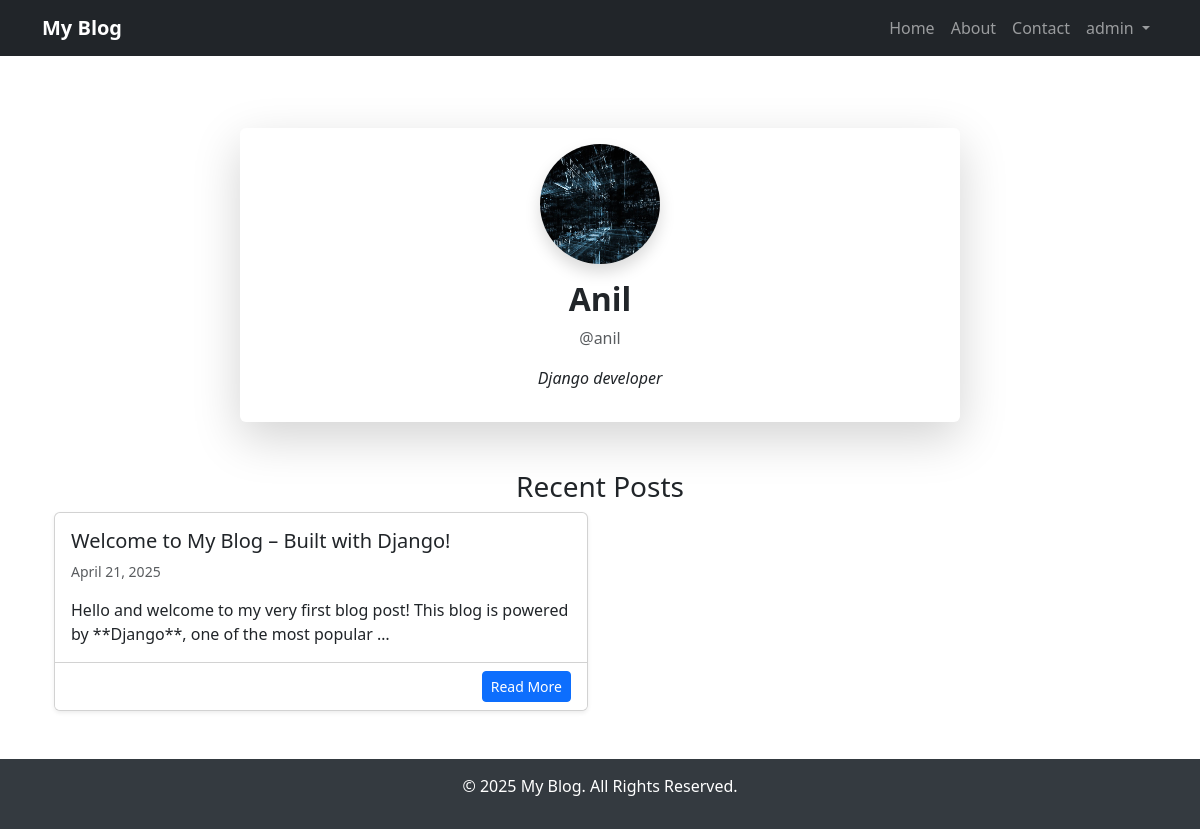
The app's page /profile/anil/ (signed in) with its own data.
### blog/models.py (models this page shows, shortened)
class Profile(models.Model):
    user = models.OneToOneField(User, on_delete=models.CASCADE,related_name="profile")  # One user = One profile
    bio = models.TextField(blank=True)
    profile_picture = models.ImageField(upload_to='profile_pics/', blank=True, null=True)

class Post(models.Model):
    author = models.ForeignKey(User, on_delete=models.CASCADE, related_name="posts")
    title = models.CharField(max_length=200)
    content = models.TextField()
    created_at = models.DateTimeField(auto_now_add=True)
    updated_at = models.DateTimeField(auto_now=True)
    tags = models.CharField(max_length=255, blank=True)  # Store tags as a comma-separated string

### blog/views.py (the view)
# urls.py: path('profile/<str:username>/', profile_view, name='profile'),
@login_required
def profile_view(request, username):
    user = get_object_or_404(User, username=username)
    profile, created = Profile.objects.get_or_create(user=user)
    posts = Post.objects.filter(author=user).order_by('-created_at')  # Fetch user's posts
    return render(request, 'accounts/profile.html', {'profile': profile, 'posts': posts})

### templates/accounts/profile.html (shortened to what this page needs)
{% extends "base/base.html" %}
{% block content %}
<div class="container py-5">
    <div class="row justify-content-center">
        <div class="col-md-8">
            <div class="card shadow-lg border-0">
                <div class="card-body text-center">
                    <div class="mb-3">
                        {% if profile.profile_picture %}
                            <img src="{{ profile.profile_picture.url }}" alt="Profile Picture" class="rounded-circle shadow" width="120" height="120">
                        {% else %}
                            <img src="https://via.placeholder.com/120" class="rounded-circle shadow" alt="Default Profile Picture">
                        {% endif %}
                    </div>
                    <h2 class="fw-bold">{{ profile.user.username|capfirst}}</h2>
                    <p class="text-muted">@{{ profile.user.username }}</p>
                    <p class="fst-italic">{{ profile.bio|default:"No bio added yet." }}</p>
                </div>
            </div>
        </div>
    </div>
    <h3 class="mt-5 text-center">Recent Posts</h3>
    {% if posts %}
        <div class="row row-cols-1 row-cols-md-2 g-4">
            {% for post in posts %}
                <div class="col">
                    <div class="card h-100 shadow-sm">
                        <div class="card-body">
                            <h5 class="card-title">{{ post.title }}</h5>
                            <p class="text-muted small">{{ post.created_at|date:"F d, Y" }}</p>
                            <p class="card-text">{{ post.content|truncatewords:20 }}</p>
                        </div>
                        <div class="card-footer text-end bg-white">
                            <a href="{% url 'post_detail' post.id %}" class="btn btn-sm btn-primary">Read More</a>
                        </div>
                    </div>
                </div>
            {% endfor %}
        </div>
    {% else %}
        <p class="text-center text-muted mt-3">No posts yet.</p>
    {% endif %}
</div>
{% endblock %}

### templates/base/base.html (shortened to what this page needs)
<!DOCTYPE html>
<html lang="en">
<head>
    <link rel="stylesheet" href="https://cdn.jsdelivr.net/npm/bootstrap@5.3.0/dist/css/bootstrap.min.css">
</head>
<body>
    <nav class="navbar navbar-expand-lg navbar-dark bg-dark">
        <div class="container">
            <a class="navbar-brand fw-bold" href="{% url 'post_list' %}">My Blog</a>
            <div class="collapse navbar-collapse" id="navbarNav">
                <ul class="navbar-nav ms-auto">
                    <li class="nav-item">
                        <a class="nav-link" href="{% url 'post_list' %}">Home</a>
                    </li>
                    <li class="nav-item">
                        <a class="nav-link" href="{% url 'about' %}">About</a>
                    </li>
                    <li class="nav-item">
                        <a class="nav-link" href="{% url 'contact' %}">Contact</a>
                    </li>
                    {% if user.is_authenticated %}
                        <li class="nav-item dropdown">
                            <a class="nav-link dropdown-toggle" href="#" id="userDropdown" role="button" data-bs-toggle="dropdown" aria-expanded="false">
                                {{ user.username }}
                            </a>
                        </li>
                    {% else %}
                        <li class="nav-item">
                            <a class="nav-link" href="{% url 'login' %}">Login</a>
                        </li>
                    {% endif %}
                </ul>
            </div>
        </div>
    </nav>
    <div class="container mt-4 content-wrapper">
        {% block content %}{% endblock %}
    </div>
    <footer>
        <p>&copy; 2025 My Blog. All Rights Reserved.</p>
    </footer>
</body>
</html>

### templates/base/base.html (style rules this page uses)
html, body { height: 100%; margin: 0; display: flex; flex-direction: column; }
.content-wrapper { flex: 1; }
footer { width: 100%; background: #343a40; color: white; text-align: center; padding: 15px 0; }

### records on screen
Profile: profile_picture (picture), user.username "Anil", user.username "anil", bio "Django developer"
Post: title "Welcome to My Blog – Built with Django!", created_at "April 21, 2025", content "Hello and welcome to my very first blog post! This blog is powered by **Django**, one of the most popular …"

### other values on screen
{{ user.username }} "admin"
